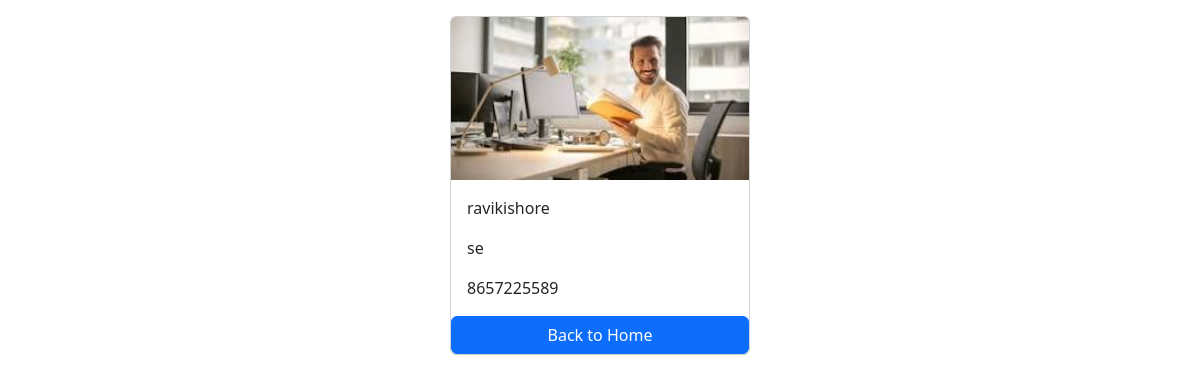
Page /employees/3/ on the committed database.
### salary/models.py (models this page shows)
class employee(models.Model):
    first_name=models.CharField(max_length=100);
    last_name=models.CharField(max_length=100);
    photo=models.ImageField(upload_to='images');
    designation=models.CharField(max_length=100);
    email_address=models.EmailField(max_length=100);
    phone_number=models.CharField(max_length=10);

### salary/views.py (the view)
# urls.py: path('<int:pk>/',views.employee_detail,name='employee_detail'),
def employee_detail(request,pk):
    employees=get_object_or_404(employee,pk=pk)
    context={
        'employees':employees,
    }
    return render(request,'employee_detail.html',context)

### templates/employee_detail.html (shortened to what this page needs)
<!DOCTYPE html>
<html lang="en">
<head>
    <link href="https://cdn.jsdelivr.net/npm/bootstrap@5.3.3/dist/css/bootstrap.min.css" rel="stylesheet">
</head>
<body>
    <div class="container mt-3">
        <div class="card mx-auto" style="width:300px">
            <img src="{{employees.photo.url}}" class="card-img-top">
            <div class="card-body">
                <p class="card-text">{{employees.first_name}}{{employees.last_name}}</p>
                <p class="card-text">{{employees.designation}}</p>
                <p class="card-text">{{employees.phone_number}}</p>
            </div>
            <a href="{% url 'home' %}" class="btn btn-primary">Back to Home</a>
        </div>
    </div>
</body>
</html>

### rows in the picture
employee: photo (picture), first_name "ravi", last_name "kishore", designation "se", phone_number "8657225589"
